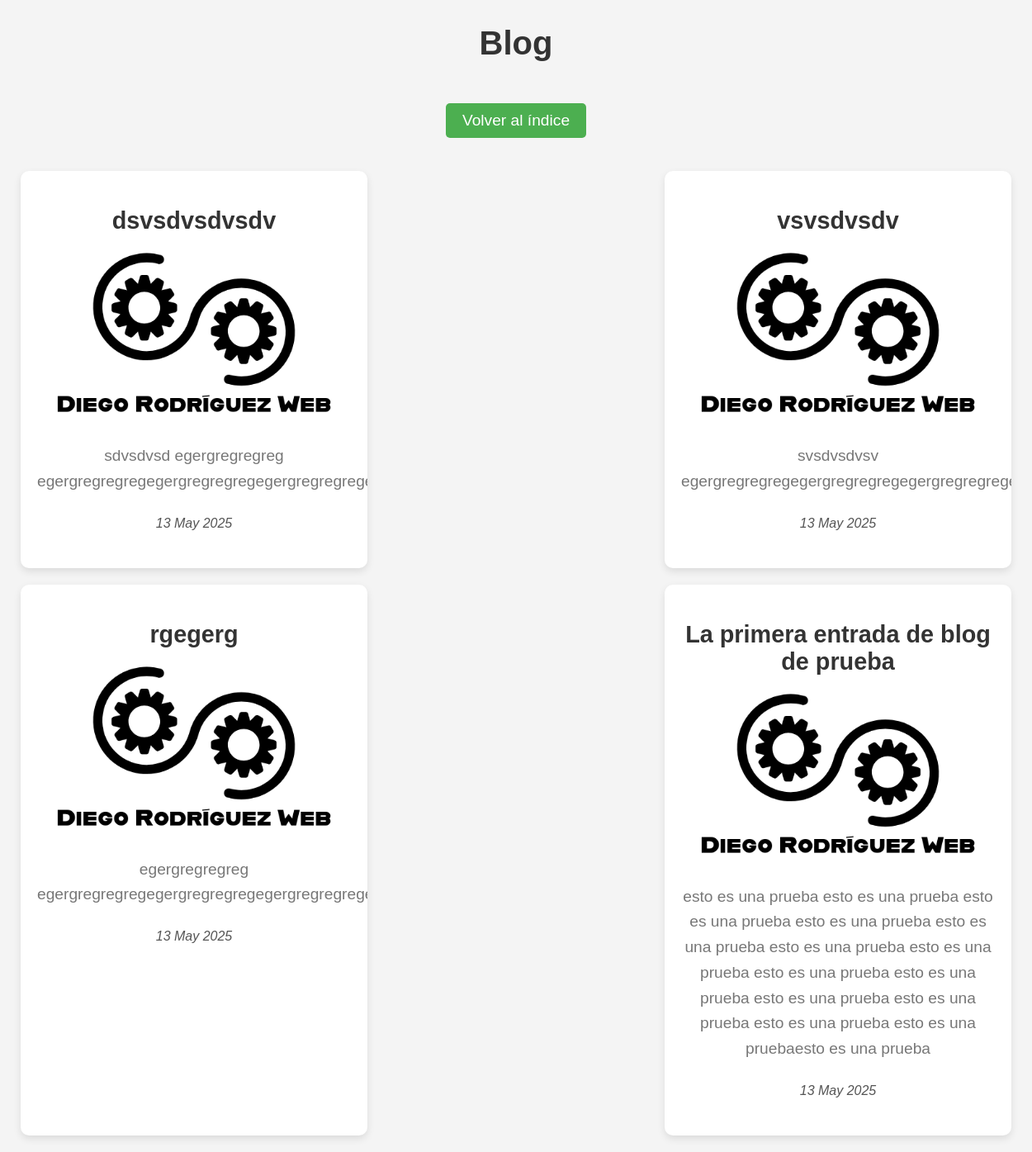
Screenshot of /blog/ with the database file from the repository.
### proyectos/models.py (models this page shows, shortened)
class EntradaBlog(models.Model):
    titulo = models.CharField(max_length=200)
    descripcion = models.TextField()
    imagen = models.ImageField(upload_to='blog_imagenes/', blank=True, null=True)
    fecha_creacion = models.DateTimeField(auto_now_add=True)

### proyectos/views.py (the view)
# urls.py: 2. Add a URL to urlpatterns:  path('blog/', include('blog.urls'))
def blog(request):
    entradas = EntradaBlog.objects.all().order_by('-fecha_creacion')
    return render(request, 'proyectos/blog.html', {'entradas': entradas})

### proyectos/templates/proyectos/blog.html (shortened to what this page needs)
<!DOCTYPE html>
<html lang="es">
{% load static %}
<head>
  <link rel="stylesheet" href="{% static 'css/blog.css' %}">
</head>
<body>
  <h1>Blog</h1>
  <div class="volver-btn-container">
    <a href="{% url 'inicio' %}" class="volver-btn">Volver al índice</a>
  </div>
  <div class="blog-container">
    {% for entrada in entradas %}
    <article class="entrada">
      <h2>{{ entrada.titulo }}</h2>
      {% if entrada.imagen %}
      <img class="entrada-img" src="{{ entrada.imagen.url }}" alt="{{ entrada.titulo }}">
      {% endif %}
      <p>{{ entrada.descripcion }}</p>
      <p><em>{{ entrada.fecha_creacion|date:"d M Y" }}</em></p>
    </article>
    {% empty %}
    <p>No hay entradas aún.</p>
    {% endfor %}
  </div>
</body>
</html>

### static/css/blog.css (style rules this page uses)
body { font-family: 'Arial', sans-serif; background-color: #f4f4f4; margin: 0; padding: 0; display: flex; flex-direction: column; align-items: center; }
h1 { text-align: center; color: #333; font-size: 2.5rem; margin: 30px 0; }
.blog-container { display: flex; flex-wrap: wrap; gap: 20px; justify-content: space-between; padding: 20px; max-width: 1200px; margin: 0 auto; }
.entrada { width: calc(33.333% - 20px); background-color: #fff; border-radius: 10px; box-shadow: 0 4px 10px rgba(0, 0, 0, 0.1); padding: 20px; text-align: center; overflow: hidden; transition: transform 0.3s ease; }
.entrada-img { width: 100%; height: 200px; object-fit: cover; border-radius: 8px; margin-bottom: 15px; }
h2 { font-size: 1.8rem; margin-bottom: 15px; color: #333; }
p { color: #777; font-size: 1.2rem; line-height: 1.6; }
p em { font-size: 1rem; color: #555; }
.volver-btn-container { margin: 20px 0; text-align: center; }
.volver-btn { display: inline-block; background-color: #4CAF50; color: white; padding: 10px 20px; font-size: 1.2rem; text-decoration: none; border-radius: 5px; transition: background-color 0.3s; }

### rows the page displays
EntradaBlog: titulo "dsvsdvsdvsdv", imagen (picture), descripcion "sdvsdvsd egergregregreg…", fecha_creacion "13 May 2025"
EntradaBlog: titulo "vsvsdvsdv", imagen (picture), descripcion "svsdvsdvsv…", fecha_creacion "13 May 2025"
EntradaBlog: titulo "rgegerg", imagen (picture), descripcion "egergregregreg…", fecha_creacion "13 May 2025"
EntradaBlog: titulo "La primera entrada de blog de prueba", imagen (picture), descripcion "esto es una prueba esto es una prueba esto es una prueba esto es una prueba esto es una prueba esto es una prueba esto es una prueba esto es una prueba esto es una prueba esto es una prueba esto es una prueba esto es una prueba esto es una pruebaesto es una prueba", fecha_creacion "13 May 2025"
